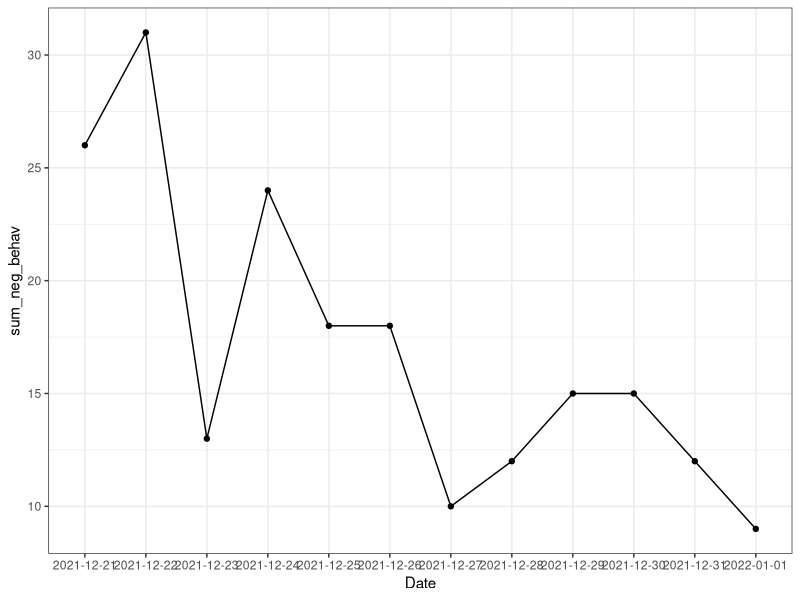
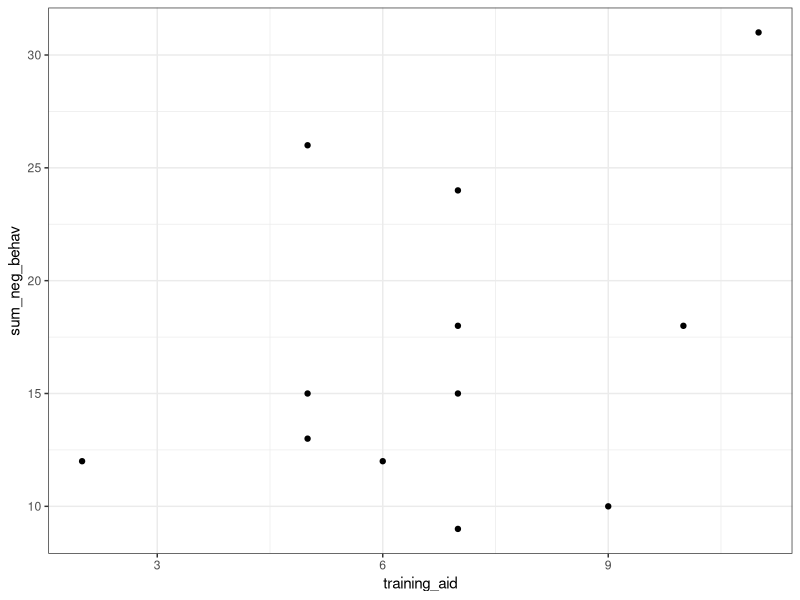
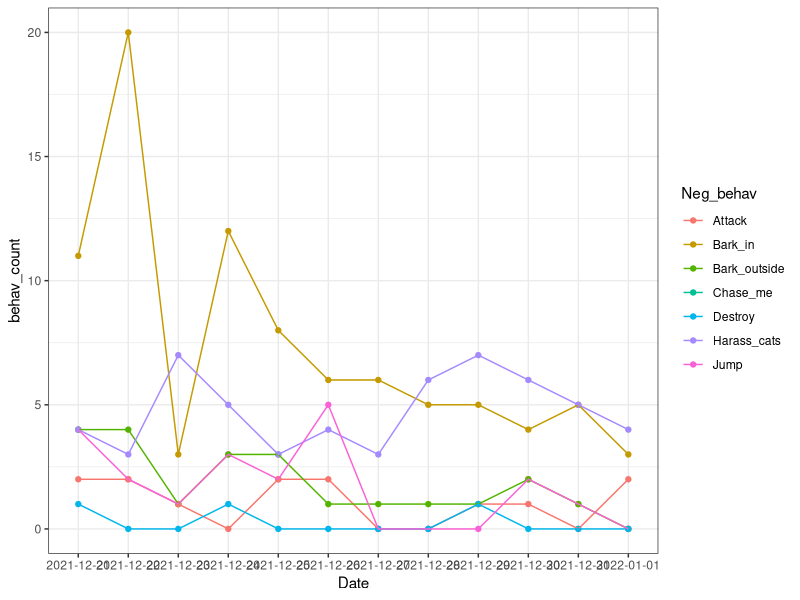
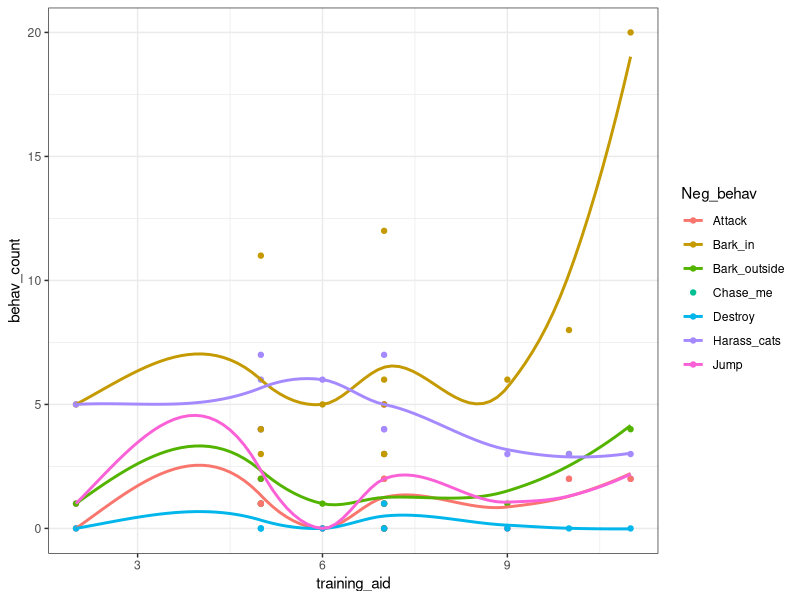

Here is the R script that generated these plots, in order:
library(ggplot2)
library(tidyverse)

rip_track<-read.csv("Ripley_data.csv") %>% as_tibble()

rip_track<- rip_track %>%rowwise() %>%  mutate(sum_neg_behav= sum(Jump, Bark_in, Bark_outside, Attack, Harass_cats, Destroy, Chase_me, na.rm=T))
rip_track<- rip_track %>%rowwise() %>%  mutate(training_aid= sum(Time_out, Walk, Hike, Play_outside, Play_inside, Training_session, Crate_session, Enrichment, Puppy_play, na.rm=T))

theme_set(theme_bw())

ggplot(data=rip_track, aes(x=Date, y=sum_neg_behav, group=1))+geom_point()+geom_line()


ggplot(data=rip_track, aes(x=training_aid, y=sum_neg_behav))+geom_point()


rip_long<-rip_track %>% pivot_longer(c(Jump, Bark_in, Bark_outside, Attack, Harass_cats, Destroy, Chase_me), names_to = "Neg_behav", values_to = "behav_count")

ggplot(data=rip_long, aes(x=Date, y=behav_count, colour=Neg_behav, group=Neg_behav))+geom_point()+geom_line()+theme_bw()


ggplot(data=rip_long, aes(x=training_aid, y=behav_count, colour=Neg_behav))+geom_point()+theme_bw()+geom_smooth(se=FALSE)
